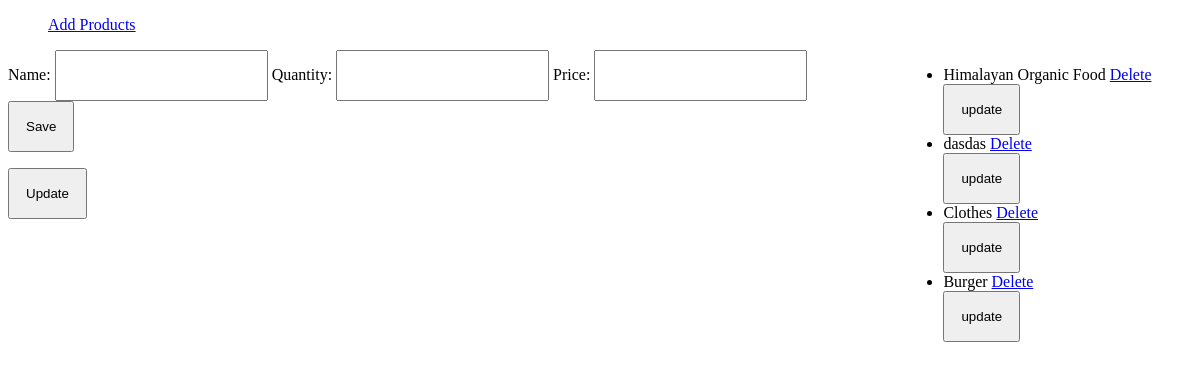
The page /products on the database as committed earlier.
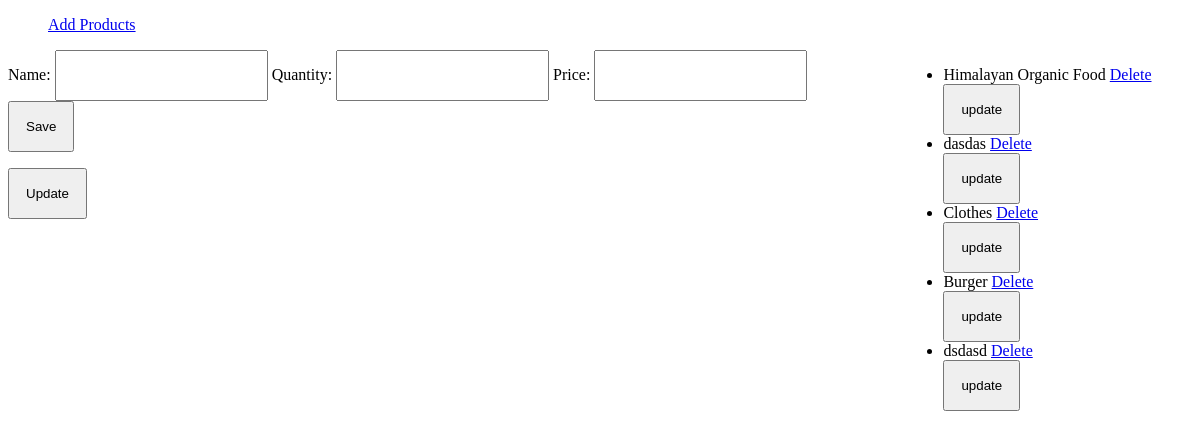
The same page on the database as committed later.
### product/models.py (models this page shows, shortened)
class Product(models.Model):
    name = models.CharField(max_length=99)
    quantity = models.IntegerField()
    price = models.FloatField()

### website/views.py (the view, shortened to what this page needs)
# urls.py: path('products', products, name="product"),
def products(request):
    template_path = 'product/product.html'
    context = {}
    form = ProductForm()
    context["form"] = form
    products = Product.objects.all()
    context["products"] = products
    return render(request, template_path, context)

### product/forms.py
class ProductForm(forms.ModelForm):
    class Meta:
        model = Product
        fields = "__all__"

### product/templates/product/product.html (shortened to what this page needs)
{% extends 'base.html' %}
{% block body %}
<div style="display:flex;">
    <div style="margin-right:6rem;">
        <form action="" method="POST">
            {{form}}
            <div>
                <input type="submit" value="Save" name="post">
            </div>
            <div>
                <input type="submit" value="Update" name="update">
            </div>
        </form>
    </div>
    <div class="list">
        <ul>
            {% for item in products %}
            <li>
                <span>{{item.name}}</span>
                <span><a href="products/delete/{{item.id}}">Delete</a></span>
                <span>
                    <form action="" method="POST">
                        <input type="submit" value="update">
                    </form>
                </span>
            </li>
            {% endfor %}
        </ul>
    </div>
</div>
{% endblock %}

Rows that differ between the two databases and show on the page:
added Product: name "dsdasd"
